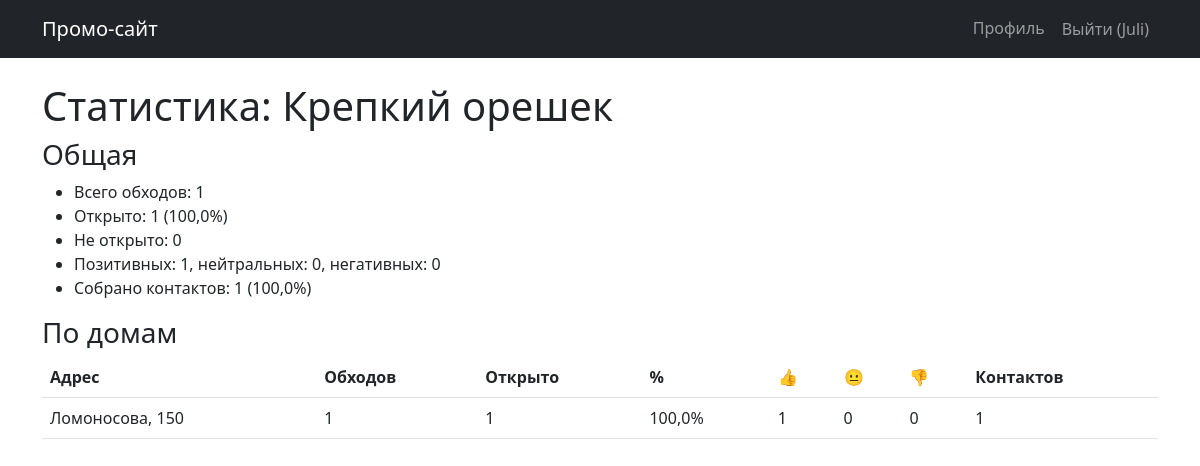
/campaign/5/statistics/ (signed in), run on the app's committed database.
### campaigns/models.py (models this page shows, shortened)
class Campaign(models.Model):
    name = models.CharField(max_length=200, verbose_name='Название')
    owner = models.ForeignKey(
        User, on_delete=models.CASCADE, related_name='campaigns',
        verbose_name='Владелец'
    )
    participants = models.ManyToManyField(
        User, related_name='participated_campaigns', blank=True,
        verbose_name='Участники'
    )
    created_at = models.DateTimeField(auto_now_add=True, verbose_name='Дата создания')
    class Meta:
        verbose_name = 'Кампания'
        verbose_name_plural = 'Кампании'

class House(models.Model):
    campaign = models.ForeignKey(
        Campaign, on_delete=models.CASCADE, related_name='houses',
        verbose_name='Кампания'
    )
    city = models.CharField(max_length=100, verbose_name='Город')
    street = models.CharField(max_length=200, verbose_name='Улица')
    house_number = models.CharField(max_length=20, verbose_name='Номер дома')
    entrances = models.PositiveIntegerField(verbose_name='Количество подъездов')
    apartments_per_entrance = models.PositiveIntegerField(verbose_name='Квартир в подъезде')
    class Meta:
        verbose_name = 'Дом'
        verbose_name_plural = 'Дома'

### campaigns/views.py (the view)
# urls.py: path('campaign/<int:campaign_id>/statistics/', views.campaign_statistics, name='campaign_statistics'),
@login_required
def campaign_statistics(request, campaign_id):
    campaign = get_object_or_404(Campaign, id=campaign_id)
    stats = get_campaign_statistics(campaign)
    stats['campaign'] = campaign
    return render(request, 'campaigns/statistics.html', stats)

### campaigns/templates/campaigns/statistics.html
{% extends 'campaigns/base.html' %}
{% block content %}
<h1>Статистика: {{ campaign.name }}</h1>
<h3>Общая</h3>
<ul>
    <li>Всего обходов: {{ total_visits }}</li>
    <li>Открыто: {{ opened_doors }} ({{ percent_opened }}%)</li>
    <li>Не открыто: {{ closed_doors }}</li>
    <li>Позитивных: {{ positive }}, нейтральных: {{ neutral }}, негативных: {{ negative }}</li>
    <li>Собрано контактов: {{ contacts_collected }} ({{ percent_contacts }}%)</li>
</ul>
<h3>По домам</h3>
<table class="table">
    <thead>
        <tr>
            <th>Адрес</th><th>Обходов</th><th>Открыто</th><th>%</th>
            <th>👍</th><th>😐</th><th>👎</th><th>Контактов</th>
        </tr>
    </thead>
    <tbody>
        {% for hs in house_stats %}
        <tr>
            <td>{{ hs.house.street }}, {{ hs.house.house_number }}</td>
            <td>{{ hs.total_visits }}</td>
            <td>{{ hs.opened_doors }}</td>
            <td>{{ hs.percent_opened }}%</td>
            <td>{{ hs.positive }}</td>
            <td>{{ hs.neutral }}</td>
            <td>{{ hs.negative }}</td>
            <td>{{ hs.contacts }}</td>
        </tr>
        {% endfor %}
    </tbody>
</table>
{% endblock %}

### campaigns/templates/campaigns/base.html (shortened to what this page needs)
<!DOCTYPE html>
<html lang="ru">
<head>
    <link href="https://cdn.jsdelivr.net/npm/bootstrap@5.2.3/dist/css/bootstrap.min.css" rel="stylesheet">
</head>
<body>
    <nav class="navbar navbar-expand-lg navbar-dark bg-dark">
        <div class="container">
            <a class="navbar-brand" href="/">Промо-сайт</a>
            <div class="collapse navbar-collapse">
                <ul class="navbar-nav ms-auto">
                    {% if user.is_authenticated %}
                        <li class="nav-item"><a class="nav-link" href="{% url 'profile' %}">Профиль</a></li>
                        <li class="nav-item">
                            <form method="post" action="{% url 'logout' %}" style="display:inline;">
                                <button class="btn btn-link nav-link">Выйти ({{ user.username }})</button>
                            </form>
                        </li>
                    {% else %}
                        <li class="nav-item"><a class="nav-link" href="{% url 'login' %}">Войти</a></li>
                        <li class="nav-item"><a class="nav-link" href="{% url 'register' %}">Регистрация</a></li>
                    {% endif %}
                </ul>
            </div>
        </div>
    </nav>
    <div class="container mt-4">
        {% block content %}{% endblock %}
    </div>
</body>
</html>

### data on the page
Campaign: name "Крепкий орешек"
House: house.street "Ломоносова", house.house_number "150", total_visits "1", opened_doors "1", percent_opened "100,0", positive "1", neutral "0", negative "0", contacts "1"

### other printed values
{{ user.username }} "Juli"
{{ total_visits }} "1"
{{ opened_doors }} "1"
{{ percent_opened }} "100,0"
{{ closed_doors }} "0"
{{ positive }} "1"
{{ neutral }} "0"
{{ negative }} "0"
{{ contacts_collected }} "1"
{{ percent_contacts }} "100,0"
